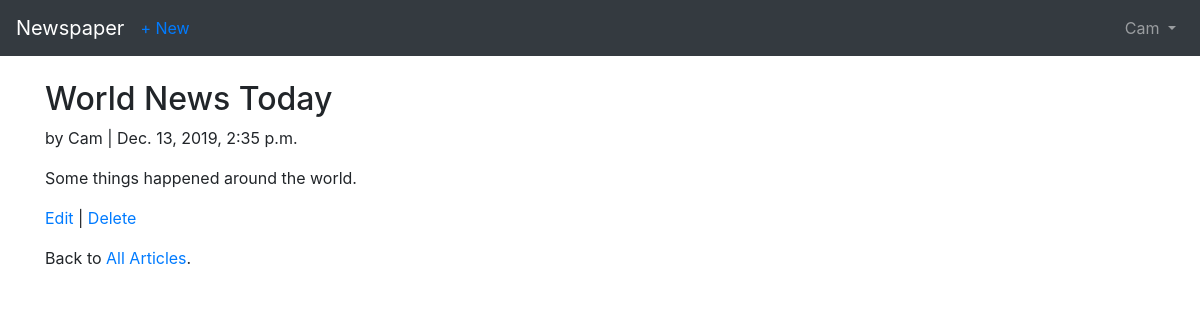
/articles/2/ (signed in), run on an earlier commit of the app's database.
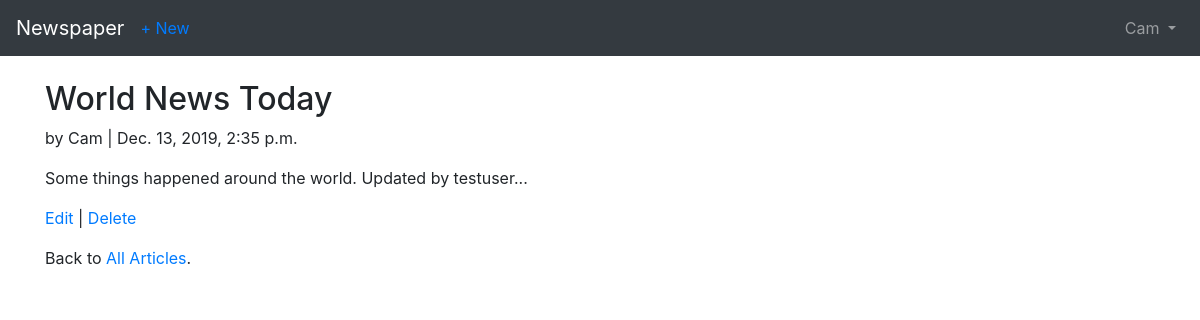
And on a later commit of the database.
### articles/models.py (models this page shows, shortened)
class Article(models.Model):
    title = models.CharField(max_length=255)
    body = models.TextField()
    date = models.DateTimeField(auto_now_add=True)
    author = models.ForeignKey(
        get_user_model(),
        on_delete=models.CASCADE,
    )

### users/models.py (models this page shows)
class CustomUser(AbstractUser):
    age = models.PositiveIntegerField(null=True, blank=True)

### articles/views.py (the view)
# urls.py: path('<int:pk>/', ArticleDetailView.as_view(), name='article_detail'),
class ArticleDetailView(LoginRequiredMixin, DetailView):
    model = Article
    template_name = 'article_detail.html'
    login_url = 'login'

### templates/article_detail.html
{% extends 'base.html' %}
{% block content %}
<div class="article-entry">
  <h2>{{ object.title }}</h2>
    <p>by {{ object.author }} | {{ object.date }}</p>
    <p>{{ object.body }}</p>
  </div>
  <p><a href="{% url 'article_edit' article.pk %}">Edit</a> | <a href="{% url 'article_delete' article.pk %}">Delete</a></p>
  <p>Back to <a href="{% url 'article_list' %}">All Articles</a>.</p>
{% endblock content %}

What changed in the data, as far as the page shows it:
changed Article "World News Today": body "Some things happened around the world." → "Some things happened around the world. Updated by testuser..."
